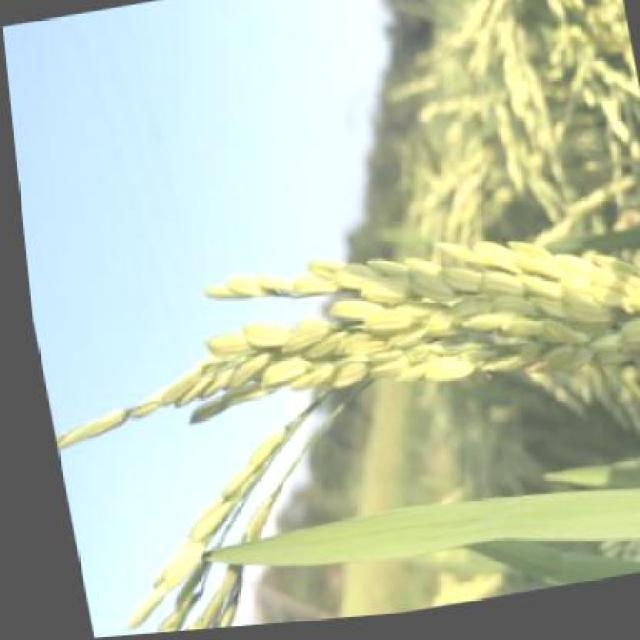
#> input picture dataset/belum_matang/IMG_0332_JPG_jpg.rf.552c4527e75a0453837ddb7c749e2430.jpg, 640 x 640 px
$ python -i utils.py   (imports and definitions only)   (older library calls are emulated)
#> lines starting #> are read from the running program, lines starting #| are printed output that depends on the picture; after the words box and inside, x2 and y2 are one past the last pixel; in counts of white or black regions, pixels touching at a corner belong together
import cv2
import numpy as np
import joblib
from skimage.feature import graycomatrix, graycoprops
from skimage.measure import label, regionprops

def process_image(image_path):
    img = cv2.imread(image_path)
#> img is the input picture: shape (640, 640, 3); mean B, G, R 178.4, 202.1, 191
    gray = cv2.cvtColor(img, cv2.COLOR_BGR2GRAY)
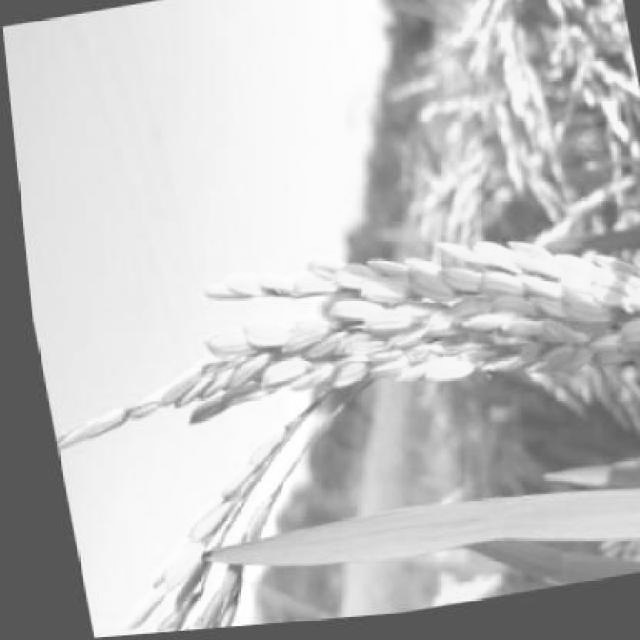
#> gray: shape (640, 640); min 67, max 255, mean 196.1
    resized = cv2.resize(gray, (256, 256))

    # Ekstraksi fitur GLCM
    glcm = graycomatrix(resized, distances=[1], angles=[0], symmetric=True, normed=True)
    contrast = graycoprops(glcm, 'contrast')[0, 0]
#> contrast = 112.1
    correlation = graycoprops(glcm, 'correlation')[0, 0]
#> correlation = 0.98
    energy = graycoprops(glcm, 'energy')[0, 0]
#> energy = 0.0946
    homogeneity = graycoprops(glcm, 'homogeneity')[0, 0]
#> homogeneity = 0.49

    # Ekstraksi fitur bentuk (Eccentricity)
    _, thresh = cv2.threshold(resized, 0, 255, cv2.THRESH_BINARY + cv2.THRESH_OTSU)
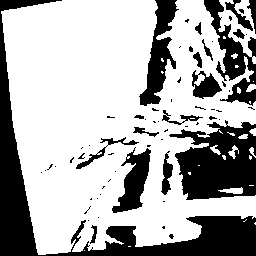
#> thresh: shape (256, 256); 68.3% white; 66 black regions (48 under 20 px)
    labeled = label(thresh)
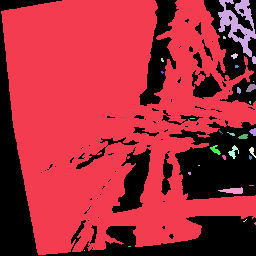
#> labeled: shape (256, 256) int64; 30 distinct labels, from 0 to 29; one colour per label, 0 black
    props = regionprops(labeled)
#> props = 29 regions; largest, box (x1, y1, x2, y2) and area: (1, 0, 256, 255) 43251, (218, 0, 256, 64) 973, (218, 187, 243, 194) 108, (228, 145, 239, 159) 64, (246, 84, 256, 92) 55

    eccentricity = props[0].eccentricity if props else 0.0
#> eccentricity = 0.482

    # Gabung fitur ke model
    features = [[eccentricity, contrast, correlation, energy, homogeneity]]
#> features = [[0.482, 112.1, 0.98, 0.0946, 0.49]]
#> (the run stopped early here; a loop or call above may not have finished)

$ run again, on dataset/belum_matang/IMG_0332_JPG_jpg.rf.864db5dc6f3da3a610d0d64acc210c30.jpg
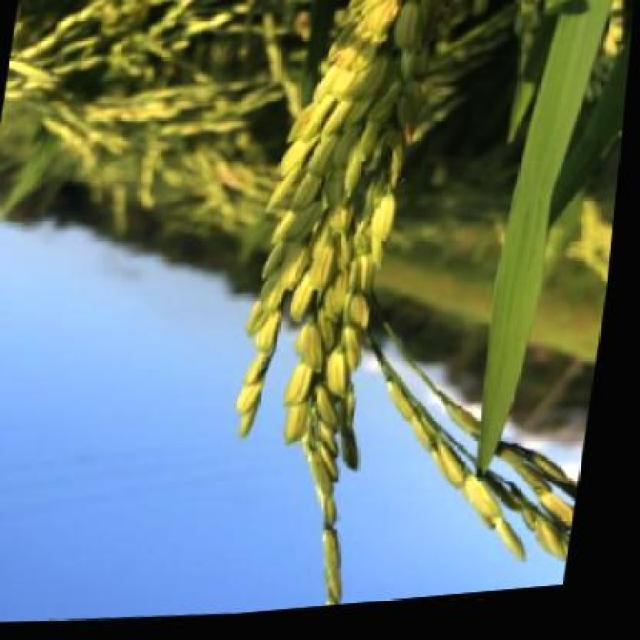
#> input picture dataset/belum_matang/IMG_0332_JPG_jpg.rf.864db5dc6f3da3a610d0d64acc210c30.jpg, 640 x 640 px
#> in process_image, img is the input picture: shape (640, 640, 3); mean B, G, R 106.2, 118.5, 102.5
#> contrast = 237.4
#> correlation = 0.973
#> energy = 0.0891
#> homogeneity = 0.424
#> in process_image, `_, thresh = cv2.threshold(resized, 0, 255, cv2.THRESH_BINARY + cv2.THR..`:
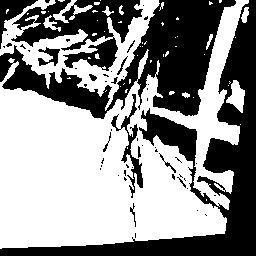
#> thresh: shape (256, 256); 56.6% white; 56 black regions (41 under 20 px)
#> in process_image, `labeled = label(thresh)`:
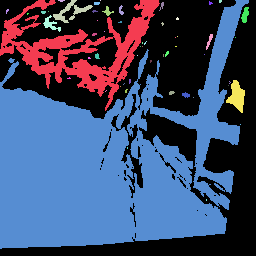
#> labeled: shape (256, 256) int64; 56 distinct labels, from 0 to 55; one colour per label, 0 black
#> props = 55 regions; largest, box (x1, y1, x2, y2) and area: (0, 0, 249, 249) 30871, (0, 0, 160, 111) 5004, (226, 80, 245, 113) 343, (53, 0, 93, 23) 276, (43, 15, 61, 32) 111
#> eccentricity = 0.84
#> features = [[0.84, 237.4, 0.973, 0.0891, 0.424]]

$ run again, on dataset/belum_matang/IMG_0332_JPG_jpg.rf.91277ad99166876fd5c6d0bcc8fff404.jpg
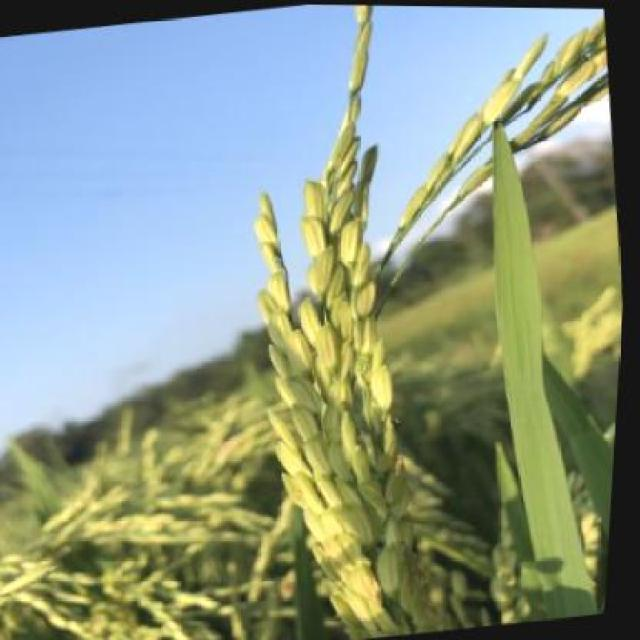
#> input picture dataset/belum_matang/IMG_0332_JPG_jpg.rf.91277ad99166876fd5c6d0bcc8fff404.jpg, 640 x 640 px
#> in process_image, img is the input picture: shape (640, 640, 3); mean B, G, R 135.6, 154.4, 140.6
#> contrast = 205.7
#> correlation = 0.972
#> energy = 0.0535
#> homogeneity = 0.401
#> in process_image, `_, thresh = cv2.threshold(resized, 0, 255, cv2.THRESH_BINARY + cv2.THR..`:
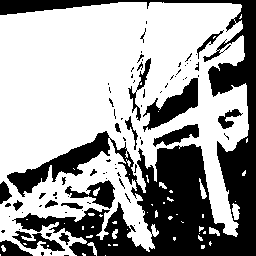
#> thresh: shape (256, 256); 63.4% white; 82 black regions (61 under 20 px)
#> in process_image, `labeled = label(thresh)`:
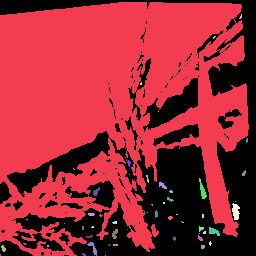
#> labeled: shape (256, 256) int64; 54 distinct labels, from 0 to 53; one colour per label, 0 black
#> props = 53 regions; largest, box (x1, y1, x2, y2) and area: (0, 2, 249, 256) 40799, (232, 203, 240, 220) 95, (199, 178, 207, 199) 72, (209, 227, 220, 236) 59, (87, 242, 97, 256) 51
#> eccentricity = 0.523
#> features = [[0.523, 205.7, 0.972, 0.0535, 0.401]]
